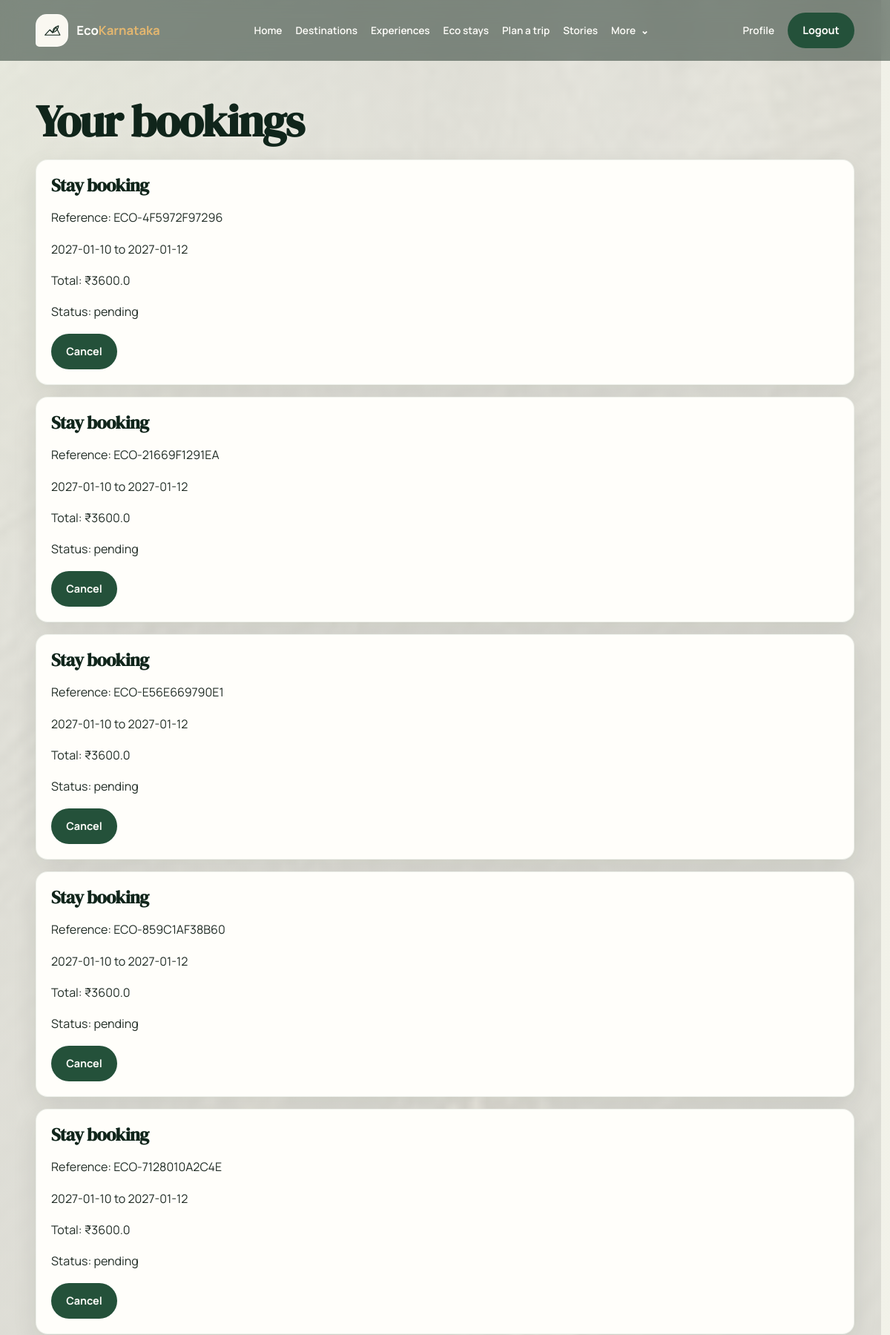
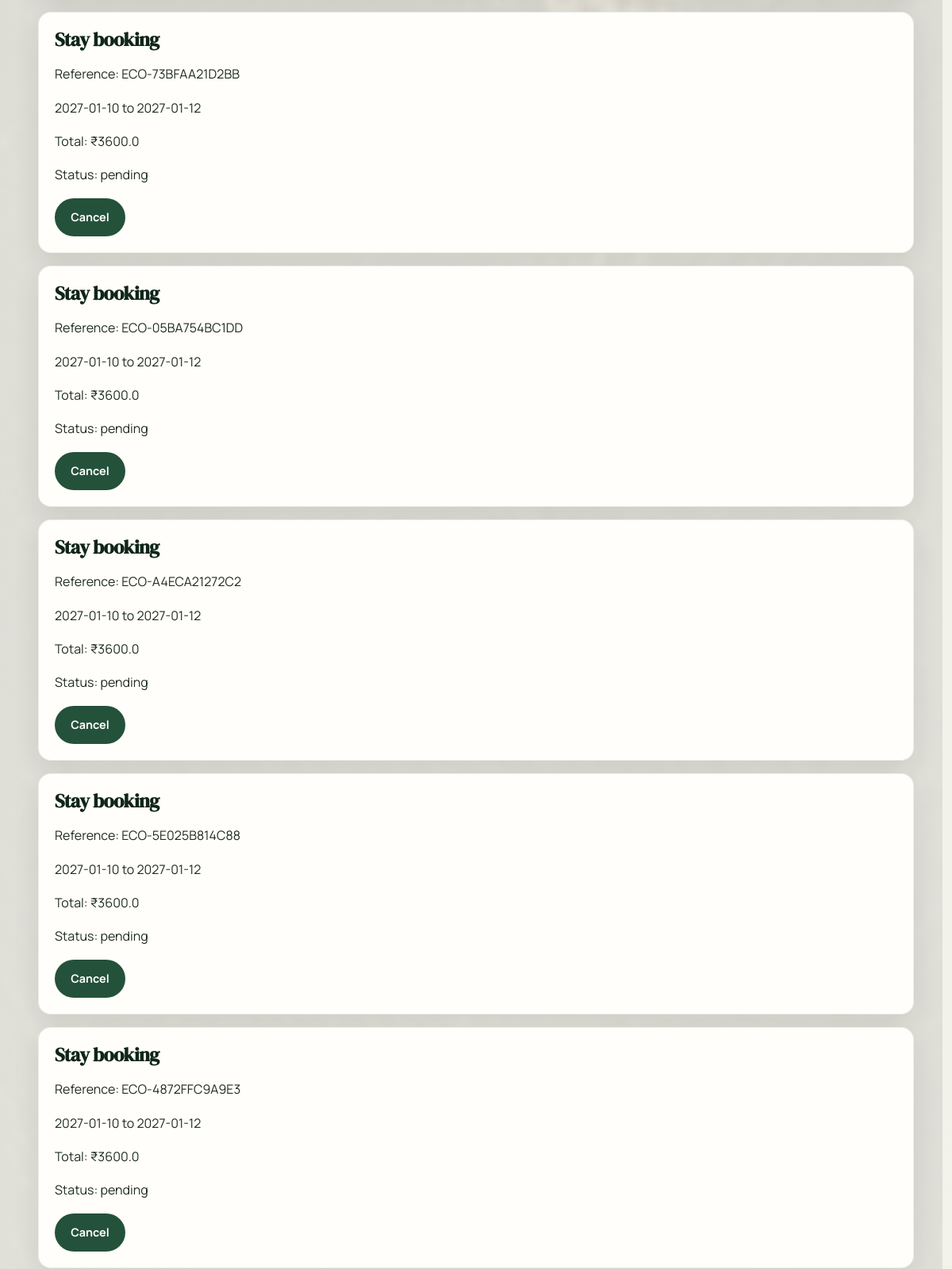
/bookings (signed in, upper part), run on the app's committed database (2 pictures, top to bottom).
### app/models.py (models this page shows)
class Booking(SQLModel, table=True):
    id: Optional[int] = Field(default=None, primary_key=True)
    user_id: int = Field(foreign_key="user.id")
    booking_type: str
    item_id: int
    place_id: int = Field(foreign_key="place.id")
    start_date: str
    end_date: str
    guests: int = 1
    total_price: float = 0.0
    status: str = "pending"
    reference_code: str = Field(index=True, unique=True)
    created_at: datetime = Field(default_factory=datetime.utcnow)

### app/routers/bookings.py (the view)
@router.get("/bookings")
def bookings_page(request: Request, db: Session = Depends(get_db), user: User = Depends(get_current_user)):
    bookings = db.exec(select(Booking).where(Booking.user_id == user.id).order_by(Booking.created_at.desc())).all()
    return request.app.state.templates.TemplateResponse("bookings.html", {"request": request, "user": user, "bookings": bookings})

### app/templates/bookings.html (shortened to what this page needs)
{% extends "base.html" %}
{% block content %}
<h1>Your bookings</h1>
{% if bookings %}
  {% for booking in bookings %}
    <article class="review-item">
      <h3>{{ booking.booking_type|title }} booking</h3>
      <p>Reference: {{ booking.reference_code }}</p>
      <p>{{ booking.start_date }} to {{ booking.end_date }}</p>
      <p>Total: ₹{{ booking.total_price }}</p>
      <p>Status: {{ booking.status }}</p>
      <form action="/bookings/{{ booking.id }}/cancel" method="post"><button type="submit">Cancel</button></form>
    </article>
  {% endfor %}
{% else %}
  <p>No bookings yet. Explore places and book a stay, guide or activity.</p>
{% endif %}
{% endblock %}

### app/static/css/tokens.css (style rules this page uses)
:root { color-scheme: light; --eco-forest-950: #10251b; --eco-forest-900: #183a2b; --eco-forest-800: #24513a; --eco-moss-600: #527b56; --eco-moss-400: #85a783; --eco-teak-700: #75563f; --eco-cream-100: #faf8f1; --eco-cream-200: #f0ede2; --eco-white: #fffefa; --eco-ink: #202c25; --eco-muted: #617068; --eco-sunrise: #e3b66f; --eco-monsoon: #4d8581; --eco-success: #3e7956; --eco-warning: #9b6d24; --eco-error: #a54542; --eco-info: #376d7a; --eco-space-1: 0.5rem; --eco-space-2: 1rem; --eco-space-3: 1.5rem; --eco-space-4: 2rem; --eco-space-5: 3rem; --eco-space-6: 4rem; --eco-space-7: 6rem; --eco-space-8: 8rem; --eco-radius-sm: 0.65rem; --eco-radius-md: 1rem; --eco-radius-lg: 1.35rem; --eco-radius-xl: 2rem; --eco-radius-pill: 999px; --eco-shadow-soft: 0 12px 34px rgba(16, 37, 27, 0.09); --eco-shadow-card: 0 22px 54px rgba(16, 37, 27, 0.15); --eco-focus: 0 0 0 3px rgba(227, 182, 111, 0.65); --eco-font-display: "DM Serif Display", Georgia, serif; --eco-font-body: "Manrope", "Segoe UI", system-ui, sans-serif; --eco-text-xs: 0.78rem; --eco-text-sm: 0.9rem; --eco-text-base: 1rem; --eco-text-lg: 1.2rem; --eco-text-xl: clamp(1.65rem, 3vw, 2.45rem); --eco-text-display: clamp(3rem, 7vw, 6.5rem); --eco-content-width: 1320px; }

### app/static/css/base.css (style rules this page uses)
*, *::before, *::after { box-sizing: border-box; }
html { min-width: 320px; scroll-behavior: smooth; scrollbar-color: var(--eco-moss-600) var(--eco-cream-100); scrollbar-width: thin; }
body { min-height: 100vh; margin: 0; color: var(--eco-ink); background: var(--eco-cream-100); font-family: var(--eco-font-body); font-size: var(--eco-text-base); line-height: 1.65; -webkit-font-smoothing: antialiased; text-rendering: optimizeLegibility; }
h1, h2, h3, h4, h5, h6 { margin: 0 0 var(--eco-space-2); color: var(--eco-forest-950); font-family: var(--eco-font-display); font-weight: 600; line-height: 1.18; letter-spacing: -0.025em; }
h1 { font-size: clamp(2.2rem, 5vw, 4rem); }
h3 { font-size: clamp(1.25rem, 2vw, 1.65rem); }
p { max-width: 75ch; margin: 0 0 var(--eco-space-2); }
button, input, select, textarea { font: inherit; }
button { cursor: pointer; }

### app/static/css/components.css (style rules this page uses)
button, .button-link, .btn-eco { display: inline-flex; min-height: 2.85rem; align-items: center; justify-content: center; gap: 0.5rem; padding: 0.7rem 1.2rem; border: 1px solid transparent; border-radius: var(--eco-radius-pill); color: var(--eco-white); background: var(--eco-forest-800); font-size: var(--eco-text-sm); font-weight: 700; text-align: center; text-decoration: none; transition: transform 180ms ease, color 180ms ease, background 180ms ease, box-shadow 180ms ease; }
.review-item, .review-snippet, .mini-card, .dashboard-list-item, .stat-box, .place-facts { margin-bottom: 1rem; padding: 1.25rem; border: 1px solid rgba(36, 81, 58, 0.08); border-radius: var(--eco-radius-md); background: var(--eco-white); box-shadow: var(--eco-shadow-soft); }

### app/static/css/background.css (style rules this page uses)
.page-immersive { background: transparent; }
.page-immersive:not(:has(.hero-banner)) .page-body > h1:first-child, .page-immersive:not(:has(.hero-banner)) .page-body > h2, .page-immersive:not(:has(.hero-banner)) .page-body > section > h2 { text-shadow: 0 1px 12px rgba(250, 248, 241, 0.4); }

### data on the page
Booking: booking_type "Stay", reference_code "ECO-4F5972F97296", start_date "2027-01-10", end_date "2027-01-12", total_price "3600.0", status "pending"
Booking: booking_type "Stay", reference_code "ECO-21669F1291EA", start_date "2027-01-10", end_date "2027-01-12", total_price "3600.0", status "pending"
Booking: booking_type "Stay", reference_code "ECO-E56E669790E1", start_date "2027-01-10", end_date "2027-01-12", total_price "3600.0", status "pending"
Booking: booking_type "Stay", reference_code "ECO-859C1AF38B60", start_date "2027-01-10", end_date "2027-01-12", total_price "3600.0", status "pending"
Booking: booking_type "Stay", reference_code "ECO-7128010A2C4E", start_date "2027-01-10", end_date "2027-01-12", total_price "3600.0", status "pending"
Booking: booking_type "Stay", reference_code "ECO-73BFAA21D2BB", start_date "2027-01-10", end_date "2027-01-12", total_price "3600.0", status "pending"
Booking: booking_type "Stay", reference_code "ECO-05BA754BC1DD", start_date "2027-01-10", end_date "2027-01-12", total_price "3600.0", status "pending"
Booking: booking_type "Stay", reference_code "ECO-A4ECA21272C2", start_date "2027-01-10", end_date "2027-01-12", total_price "3600.0", status "pending"
Booking: booking_type "Stay", reference_code "ECO-5E025B814C88", start_date "2027-01-10", end_date "2027-01-12", total_price "3600.0", status "pending"
Booking: booking_type "Stay", reference_code "ECO-4872FFC9A9E3", start_date "2027-01-10", end_date "2027-01-12", total_price "3600.0", status "pending"
